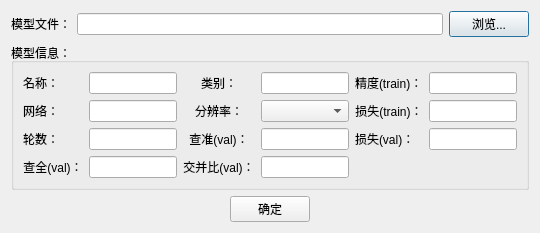
<?xml version="1.0" encoding="UTF-8"?>
<ui version="4.0">
 <class>Dialog</class>
 <widget class="QDialog" name="Dialog">
  <property name="geometry">
   <rect>
    <x>0</x>
    <y>0</y>
    <width>540</width>
    <height>214</height>
   </rect>
  </property>
  <property name="minimumSize">
   <size>
    <width>0</width>
    <height>0</height>
   </size>
  </property>
  <property name="maximumSize">
   <size>
    <width>16777215</width>
    <height>16777215</height>
   </size>
  </property>
  <property name="windowTitle">
   <string>导入模型</string>
  </property>
  <layout class="QGridLayout" name="gridLayout_3">
   <item row="0" column="0">
    <layout class="QVBoxLayout" name="verticalLayoutMain">
     <property name="sizeConstraint">
      <enum>QLayout::SetDefaultConstraint</enum>
     </property>
     <item>
      <layout class="QHBoxLayout" name="horizontalLayout_saveImage">
       <item>
        <widget class="QLabel" name="label_2">
         <property name="text">
          <string>模型文件：</string>
         </property>
        </widget>
       </item>
       <item>
        <widget class="QLineEdit" name="lineEdit_ModelsPath">
         <property name="minimumSize">
          <size>
           <width>0</width>
           <height>0</height>
          </size>
         </property>
         <property name="maximumSize">
          <size>
           <width>16777215</width>
           <height>16777215</height>
          </size>
         </property>
        </widget>
       </item>
       <item>
        <widget class="QPushButton" name="pushButton_Browser">
         <property name="text">
          <string>浏览...</string>
         </property>
        </widget>
       </item>
      </layout>
     </item>
     <item>
      <widget class="QGroupBox" name="groupBox_setParas">
       <property name="title">
        <string>模型信息：</string>
       </property>
       <layout class="QVBoxLayout" name="verticalLayout_2">
        <item>
         <layout class="QGridLayout" name="gridLayout_2">
          <item row="0" column="0">
           <widget class="QLabel" name="label_8">
            <property name="text">
             <string>名称：</string>
            </property>
           </widget>
          </item>
          <item row="0" column="1">
           <widget class="QLineEdit" name="lineEdit_Name"/>
          </item>
          <item row="0" column="2">
           <widget class="QLabel" name="label_6">
            <property name="layoutDirection">
             <enum>Qt::LeftToRight</enum>
            </property>
            <property name="text">
             <string>类别：</string>
            </property>
            <property name="alignment">
             <set>Qt::AlignCenter</set>
            </property>
           </widget>
          </item>
          <item row="0" column="3">
           <widget class="QLineEdit" name="lineEdit_Class"/>
          </item>
          <item row="1" column="0">
           <widget class="QLabel" name="label_11">
            <property name="text">
             <string>网络：</string>
            </property>
           </widget>
          </item>
          <item row="1" column="1">
           <widget class="QLineEdit" name="lineEdit_net"/>
          </item>
          <item row="3" column="0">
           <widget class="QLabel" name="label_5">
            <property name="text">
             <string>查全(val)：</string>
            </property>
            <property name="alignment">
             <set>Qt::AlignCenter</set>
            </property>
           </widget>
          </item>
          <item row="3" column="1">
           <widget class="QLineEdit" name="lineEdit_valRecall"/>
          </item>
          <item row="3" column="2">
           <widget class="QLabel" name="label_7">
            <property name="text">
             <string>交并比(val)：</string>
            </property>
            <property name="alignment">
             <set>Qt::AlignCenter</set>
            </property>
           </widget>
          </item>
          <item row="3" column="3">
           <widget class="QLineEdit" name="lineEdit_valIOU"/>
          </item>
          <item row="1" column="4">
           <widget class="QLabel" name="label_3">
            <property name="text">
             <string>损失(train)：</string>
            </property>
            <property name="alignment">
             <set>Qt::AlignCenter</set>
            </property>
           </widget>
          </item>
          <item row="1" column="5">
           <widget class="QLineEdit" name="lineEdit_trainLoss">
            <property name="text">
             <string/>
            </property>
           </widget>
          </item>
          <item row="2" column="2">
           <widget class="QLabel" name="label_4">
            <property name="text">
             <string>查准(val)：</string>
            </property>
            <property name="alignment">
             <set>Qt::AlignCenter</set>
            </property>
           </widget>
          </item>
          <item row="2" column="3">
           <widget class="QLineEdit" name="lineEdit_valAcc"/>
          </item>
          <item row="2" column="0">
           <widget class="QLabel" name="label_10">
            <property name="text">
             <string>轮数：</string>
            </property>
           </widget>
          </item>
          <item row="2" column="1">
           <widget class="QLineEdit" name="lineEdit_Epoch">
            <property name="text">
             <string/>
            </property>
           </widget>
          </item>
          <item row="1" column="2">
           <widget class="QLabel" name="label">
            <property name="text">
             <string>分辨率：</string>
            </property>
            <property name="alignment">
             <set>Qt::AlignCenter</set>
            </property>
           </widget>
          </item>
          <item row="0" column="4">
           <widget class="QLabel" name="label_9">
            <property name="text">
             <string>精度(train)：</string>
            </property>
           </widget>
          </item>
          <item row="2" column="5">
           <widget class="QLineEdit" name="lineEdit_valLoss"/>
          </item>
          <item row="0" column="5">
           <widget class="QLineEdit" name="lineEdit_trainAcc"/>
          </item>
          <item row="2" column="4">
           <widget class="QLabel" name="label_12">
            <property name="text">
             <string>损失(val)：</string>
            </property>
           </widget>
          </item>
          <item row="1" column="3">
           <widget class="QComboBox" name="comboBox_GSD"/>
          </item>
         </layout>
        </item>
       </layout>
      </widget>
     </item>
     <item>
      <layout class="QVBoxLayout" name="verticalLayout">
       <item alignment="Qt::AlignHCenter">
        <widget class="QPushButton" name="pushButton_import">
         <property name="text">
          <string>确定</string>
         </property>
        </widget>
       </item>
      </layout>
     </item>
    </layout>
   </item>
  </layout>
 </widget>
 <resources/>
 <connections>
  <connection>
   <sender>pushButton_import</sender>
   <signal>clicked()</signal>
   <receiver>Dialog</receiver>
   <slot>accept()</slot>
   <hints>
    <hint type="sourcelabel">
     <x>238</x>
     <y>233</y>
    </hint>
    <hint type="destinationlabel">
     <x>238</x>
     <y>127</y>
    </hint>
   </hints>
  </connection>
 </connections>
</ui>
